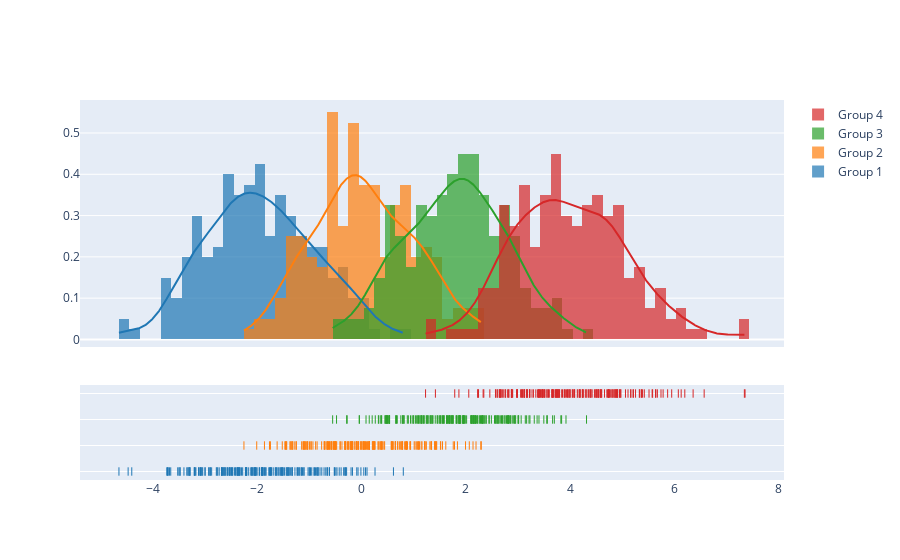

The notebook cell saved with this chart:
### Code cell
import plotly.figure_factory as ff

# Add histogram data
x1 = np.random.randn(200) - 2
x2 = np.random.randn(200)
x3 = np.random.randn(200) + 2
x4 = np.random.randn(200) + 4

# Group data together
hist_data = [x1, x2, x3, x4]

group_labels = ['Group 1', 'Group 2', 'Group 3', 'Group 4']

# Create distplot with custom bin_size
fig = ff.create_distplot(hist_data, group_labels, bin_size=.2)
fig.show()

### Figure 1 — Plotly figure (JSON) as saved in the notebook; plotly's stock layout.template omitted (floating-point values rounded to 4 significant figures; data arrays with more than 128 entries replaced by an {"elided": "..."} marker saying what was removed)
{"data": [{"autobinx": false, "histnorm": "probability density", "legendgroup": "Group 1", "marker": {"color": "rgb(31, 119, 180)"}, "name": "Group 1", "opacity": 0.7, "type": "histogram", "x": {"elided": "200 float values"}, "xaxis": "x", "xbins": {"end": 0.8024, "size": 0.2, "start": -4.649}, "yaxis": "y"}, {"autobinx": false, "histnorm": "probability density", "legendgroup": "Group 2", "marker": {"color": "rgb(255, 127, 14)"}, "name": "Group 2", "opacity": 0.7, "type": "histogram", "x": {"elided": "200 float values"}, "xaxis": "x", "xbins": {"end": 2.298, "size": 0.2, "start": -2.253}, "yaxis": "y"}, {"autobinx": false, "histnorm": "probability density", "legendgroup": "Group 3", "marker": {"color": "rgb(44, 160, 44)"}, "name": "Group 3", "opacity": 0.7, "type": "histogram", "x": {"elided": "200 float values"}, "xaxis": "x", "xbins": {"end": 4.315, "size": 0.2, "start": -0.552}, "yaxis": "y"}, {"autobinx": false, "histnorm": "probability density", "legendgroup": "Group 4", "marker": {"color": "rgb(214, 39, 40)"}, "name": "Group 4", "opacity": 0.7, "type": "histogram", "x": {"elided": "200 float values"}, "xaxis": "x", "xbins": {"end": 7.354, "size": 0.2, "start": 1.229}, "yaxis": "y"}, {"legendgroup": "Group 1", "marker": {"color": "rgb(31, 119, 180)"}, "mode": "lines", "name": "Group 1", "showlegend": false, "type": "scatter", "x": {"elided": "500 float values"}, "xaxis": "x", "y": {"elided": "500 float values"}, "yaxis": "y"}, {"legendgroup": "Group 2", "marker": {"color": "rgb(255, 127, 14)"}, "mode": "lines", "name": "Group 2", "showlegend": false, "type": "scatter", "x": {"elided": "500 float values"}, "xaxis": "x", "y": {"elided": "500 float values"}, "yaxis": "y"}, {"legendgroup": "Group 3", "marker": {"color": "rgb(44, 160, 44)"}, "mode": "lines", "name": "Group 3", "showlegend": false, "type": "scatter", "x": {"elided": "500 float values"}, "xaxis": "x", "y": {"elided": "500 float values"}, "yaxis": "y"}, {"legendgroup": "Group 4", "marker": {"color": "rgb(214, 39, 40)"}, "mode": "lines", "name": "Group 4", "showlegend": false, "type": "scatter", "x": {"elided": "500 float values"}, "xaxis": "x", "y": {"elided": "500 float values"}, "yaxis": "y"}, {"legendgroup": "Group 1", "marker": {"color": "rgb(31, 119, 180)", "symbol": "line-ns-open"}, "mode": "markers", "name": "Group 1", "showlegend": false, "type": "scatter", "x": {"elided": "200 float values"}, "xaxis": "x", "y": {"elided": "200 str values"}, "yaxis": "y2"}, {"legendgroup": "Group 2", "marker": {"color": "rgb(255, 127, 14)", "symbol": "line-ns-open"}, "mode": "markers", "name": "Group 2", "showlegend": false, "type": "scatter", "x": {"elided": "200 float values"}, "xaxis": "x", "y": {"elided": "200 str values"}, "yaxis": "y2"}, {"legendgroup": "Group 3", "marker": {"color": "rgb(44, 160, 44)", "symbol": "line-ns-open"}, "mode": "markers", "name": "Group 3", "showlegend": false, "type": "scatter", "x": {"elided": "200 float values"}, "xaxis": "x", "y": {"elided": "200 str values"}, "yaxis": "y2"}, {"legendgroup": "Group 4", "marker": {"color": "rgb(214, 39, 40)", "symbol": "line-ns-open"}, "mode": "markers", "name": "Group 4", "showlegend": false, "type": "scatter", "x": {"elided": "200 float values"}, "xaxis": "x", "y": {"elided": "200 str values"}, "yaxis": "y2"}], "layout": {"barmode": "overlay", "hovermode": "closest", "legend": {"traceorder": "reversed"}, "xaxis": {"anchor": "y2", "domain": [0.0, 1.0], "zeroline": false}, "yaxis": {"anchor": "free", "domain": [0.35, 1], "position": 0.0}, "yaxis2": {"anchor": "x", "domain": [0, 0.25], "dtick": 1, "showticklabels": false}}}
